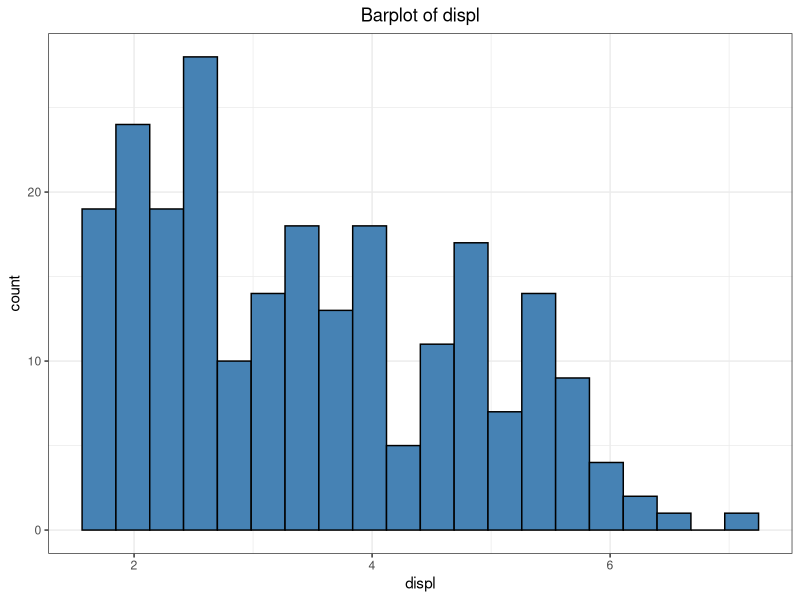
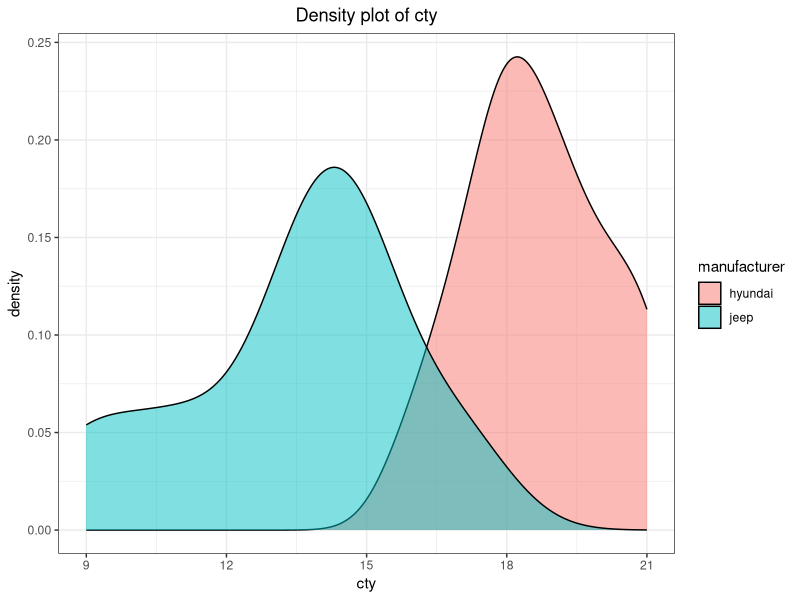
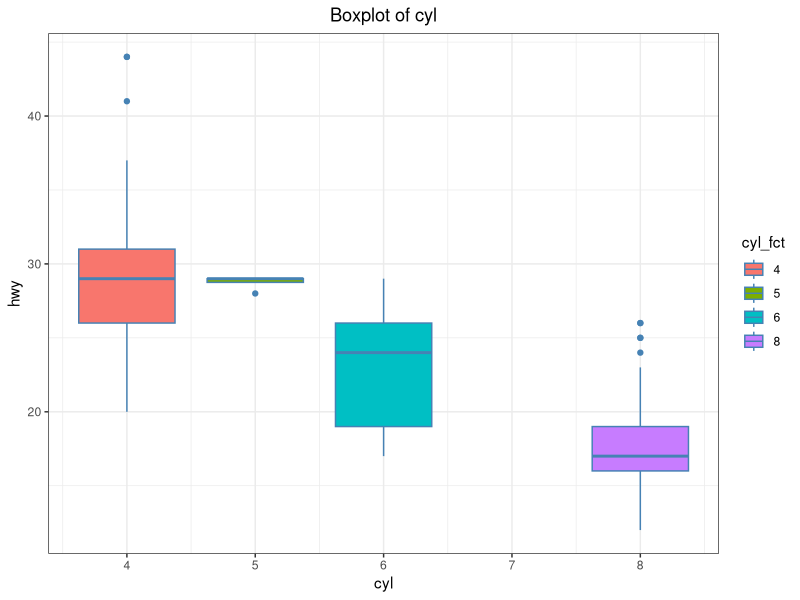
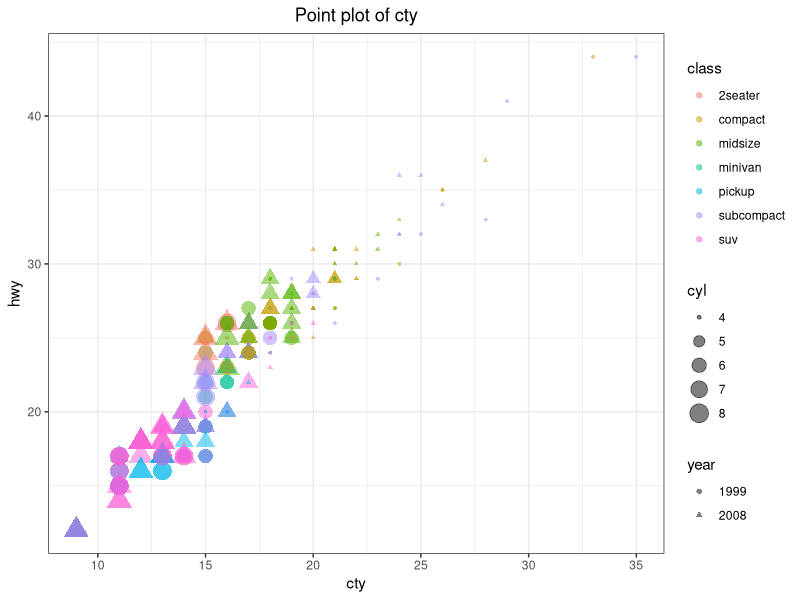
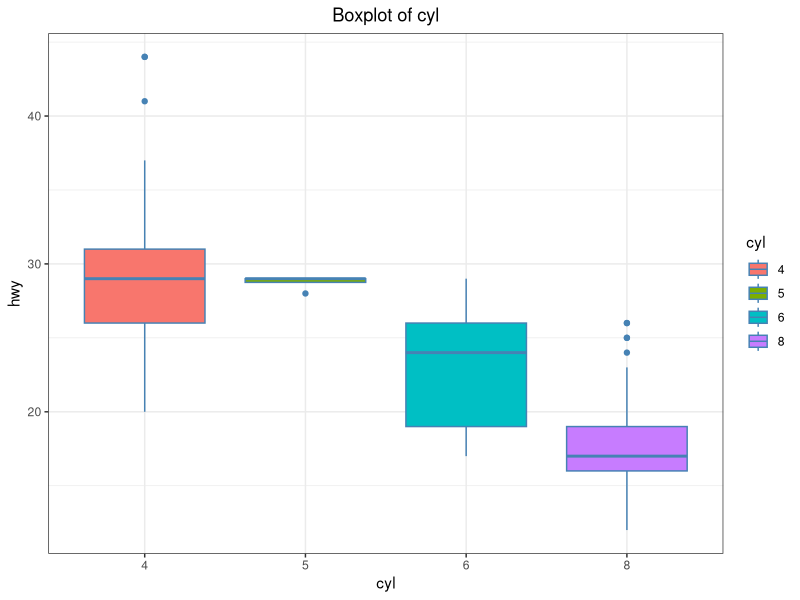
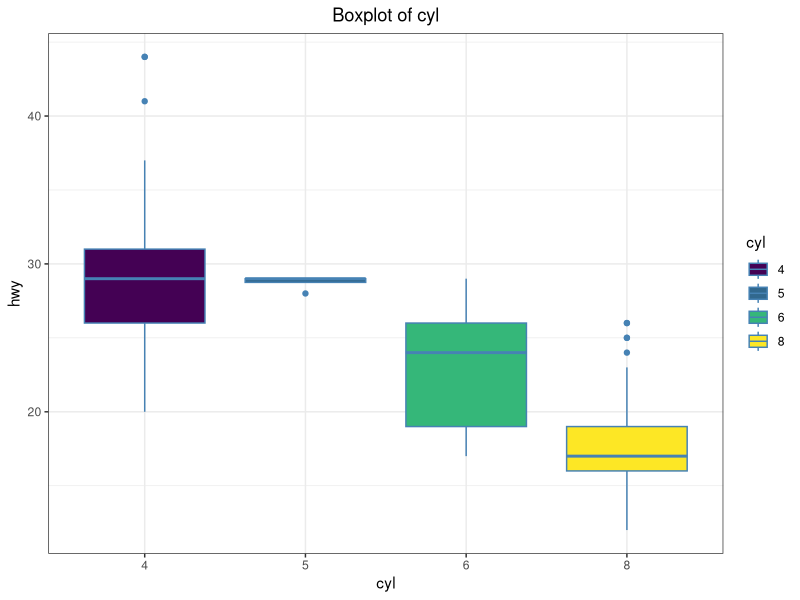
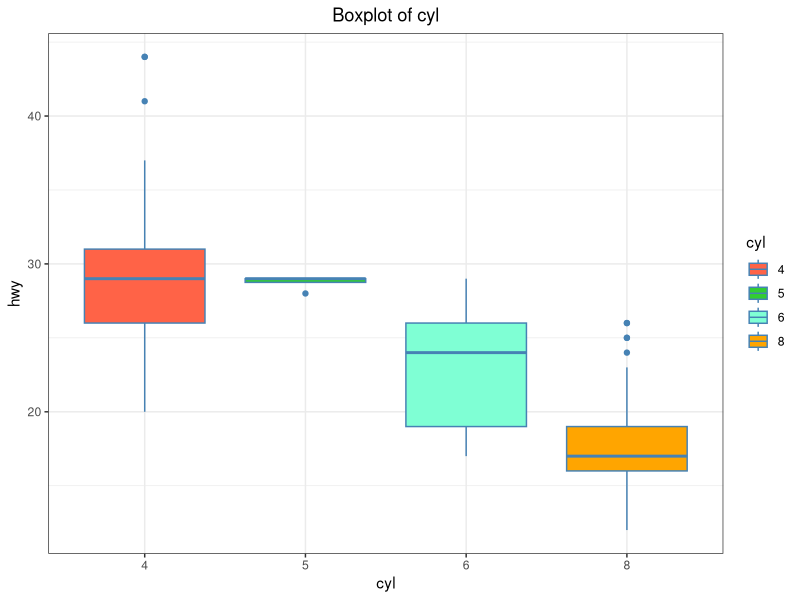
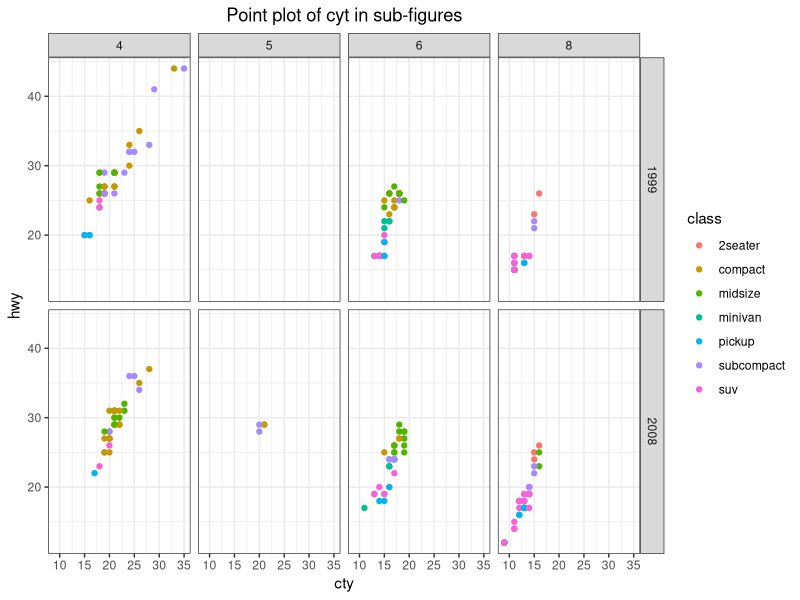

Here is the R script that generated these plots, in order:
## ---- chunk 1
library(tidyverse)
## ---- chunk 2
# May or may not need to write any code for this Q
head(mpg)
## ---- chunk 3
mpg %>% 
  ggplot() +
  geom_histogram(aes(x = displ), bins = 20, fill = "steelblue", color = "black") + 
  labs(
    title = "Barplot of displ"
  ) + 
  theme_bw() + 
  theme(plot.title = element_text(hjust = 0.5))
## ---- chunk 4
mpg %>% 
  filter(manufacturer %in% c("hyundai", "jeep")) %>% 
  ggplot() +
  geom_density(aes(x = cty,  fill = manufacturer), alpha = 0.5) + 
  labs(
    title = "Density plot of cty"
  ) + 
  theme_bw() + 
  theme(plot.title = element_text(hjust = 0.5))
## ---- chunk 5
mpg %>% 
  mutate(cyl_fct = cyl %>% as.factor()) %>%
  ggplot() +
  geom_boxplot(aes(x = cyl, y = hwy, group = cyl, fill = cyl_fct),
               color = "steelblue") + 
  labs(
    title = "Boxplot of cyl"
  ) + 
  theme_bw() + 
  theme(plot.title = element_text(hjust = 0.5))
## ---- chunk 6
mpg %>% 
  mutate(year = as_factor(year)) %>% 
  ggplot() +
  geom_point(aes(x = cty, y = hwy, color = class,
                 shape = year, size = cyl), alpha = 0.5) + 
  labs(
    title = "Point plot of cty"
  ) + 
  theme_bw() + 
  theme(plot.title = element_text(hjust = 0.5))
## ---- chunk 7
mpg %>% 
  mutate(cyl = as_factor(cyl)) %>% 
  ggplot() +
  geom_boxplot(aes(x = cyl, y = hwy, group = cyl, fill = cyl),
               color = "steelblue") + 
  labs(
    title = "Boxplot of cyl"
  ) + 
  theme_bw() + 
  theme(plot.title = element_text(hjust = 0.5))

# change color map to virdis
mpg %>% 
  mutate(cyl = as_factor(cyl)) %>% 
  ggplot() +
  geom_boxplot(aes(x = cyl, y = hwy, group = cyl, fill = cyl),
               color = "steelblue") + 
  labs(
    title = "Boxplot of cyl"
  ) + 
  theme_bw() + 
  theme(plot.title = element_text(hjust = 0.5)) +
  scale_fill_viridis_d()

# customize the color map
mpg %>% 
  mutate(cyl = as_factor(cyl)) %>% 
  ggplot() +
  geom_boxplot(aes(x = cyl, y = hwy, group = cyl, fill = cyl),
               color = "steelblue") + 
  labs(
    title = "Boxplot of cyl"
  ) + 
  theme_bw() + 
  theme(plot.title = element_text(hjust = 0.5)) +
  scale_fill_manual(values = c("tomato", "limegreen", "aquamarine", "orange")) 
## ---- chunk 8
mpg %>% 
  ggplot() +
  geom_point(aes(x = cty, y = hwy, color = class)) +
  facet_grid(year ~ cyl) + 
  labs(
    title = "Point plot of cyt in sub-figures"
  ) + 
  theme_bw() + 
  theme(plot.title = element_text(hjust = 0.5))
